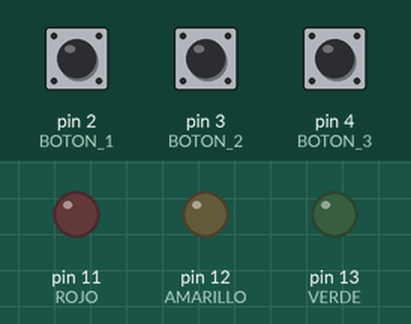
Recording of a sketch running on a simulated Arduino Uno, built with avr-gcc and run on an emulated ATmega328P. Parts: output pins drawn as LEDs (lit = HIGH). Inputs (shaded band) come from the test bench; at power-on: pin 2 (BOTON_1) HIGH, pin 3 (BOTON_2) HIGH, pin 4 (BOTON_3) HIGH.

Above: at 1.2 s.
1.3 s: pin 2 (BOTON_1) pulled LOW for 0.15 s
At 2.5 s:
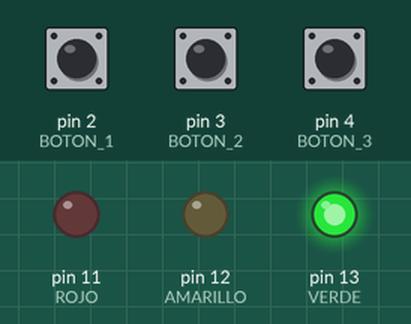
2.9 s: pin 3 (BOTON_2) pulled LOW for 0.15 s
At 4.0 s:
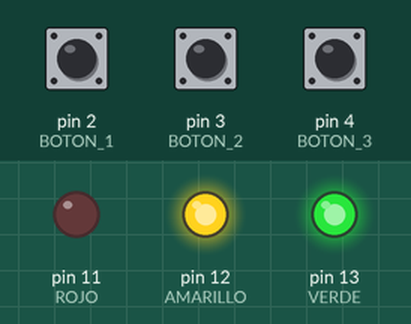
4.5 s: pin 4 (BOTON_3) pulled LOW for 0.15 s
At 5.0 s:
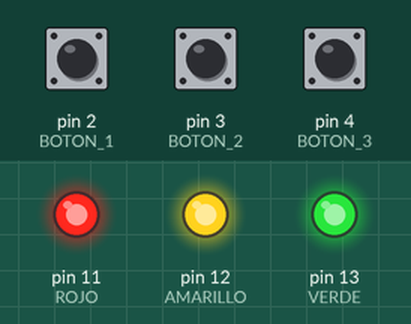
6.1 s: pin 2 (BOTON_1) pulled LOW for 1 s
At 6.4 s:
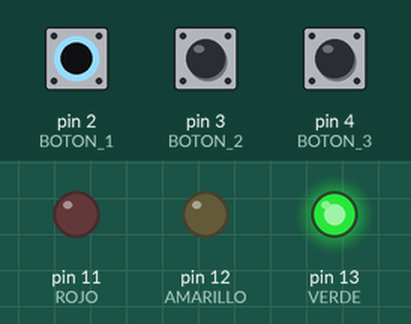
8.6 s: pin 3 (BOTON_2) pulled LOW for 1 s
At 9.4 s:
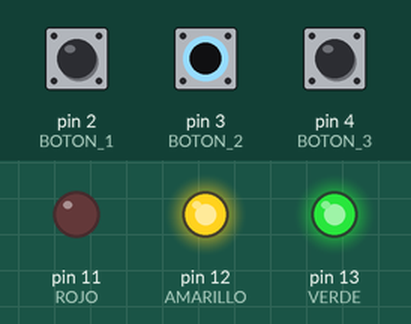
Timing chart, 0 to 11.6 s (numbered marks = the images above; inputs shaded):
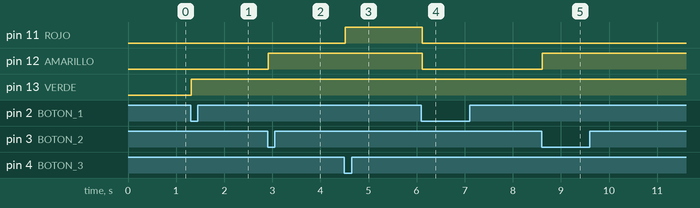

The sketch:

ej_4.4.ino
```cpp
/*
Ejercicio 4-4
En secuencia :
Tenemos tres botones y tres luces (verde , amarilla y roja)

Secuencia correcta :
al presionar el botón 1 se enciende la luz verde,
al presionar el botón 2 se enciende la luz amarilla(solo si esta la verde encendida),
al presionar el botón 3 se enciende la luz roja(solo si esta la verde y amarilla encendida),

Secuencia Incorrecta :
a)
al presionar el botón 1 se enciende la luz verde.
al presionar el botón 3 se apagan todas las luces.

b)
al presionar el botón 1 se enciende la luz verde,
al presionar el botón 2 se enciende la luz amarilla(solo si esta la verde encendida), al presionar el botón 2 o 1 se apagan todas las luces.
*/

#define VERDE 13
#define AMARILLO 12
#define ROJO 11
#define BOTON_1 2
#define BOTON_2 3
#define BOTON_3 4

// Variables para control de luces
bool ledVerde = false;
bool ledAmarilla = false;
bool ledRoja = false;

void setup() {

  // Configuración de pines y botones
  pinMode(BOTON_1, INPUT_PULLUP);
  pinMode(BOTON_2, INPUT_PULLUP);
  pinMode(BOTON_3, INPUT_PULLUP);
  pinMode(VERDE, OUTPUT);
  pinMode(AMARILLO, OUTPUT);
  pinMode(ROJO, OUTPUT);
}

void loop() {
  // Control de luces
  digitalWrite(VERDE, ledVerde);
  digitalWrite(AMARILLO, ledAmarilla);
  digitalWrite(ROJO, ledRoja);

  // Lectura de los valores de los botones
  int estadoBoton1 = digitalRead(BOTON_1);
  int estadoBoton2 = digitalRead(BOTON_2);
  int estadoBoton3 = digitalRead(BOTON_3);

  // Secuencia de luces y botones
  if (estadoBoton1 == LOW) {
    ledVerde = true;
    ledAmarilla = false;
    ledRoja = false;
  }

  if (estadoBoton2 == LOW && ledVerde) {
    ledAmarilla = true;
  }

  if (estadoBoton3 == LOW && ledVerde && ledAmarilla) {
    ledRoja = true;
  }

  // Pequeño retardo para evitar el rebote
  delay(10);
}
```

Measured:
- after the input at 1.3 s, pin 13 (VERDE): LOW → HIGH at once
- after the input at 2.9 s, pin 12 (AMARILLO): LOW → HIGH at once
- after the input at 4.5 s, pin 11 (ROJO): LOW → HIGH at once
- after the input at 6.1 s, pin 11 (ROJO), pin 12 (AMARILLO): HIGH → LOW at once
- after the input at 8.6 s, pin 12 (AMARILLO): LOW → HIGH at once
